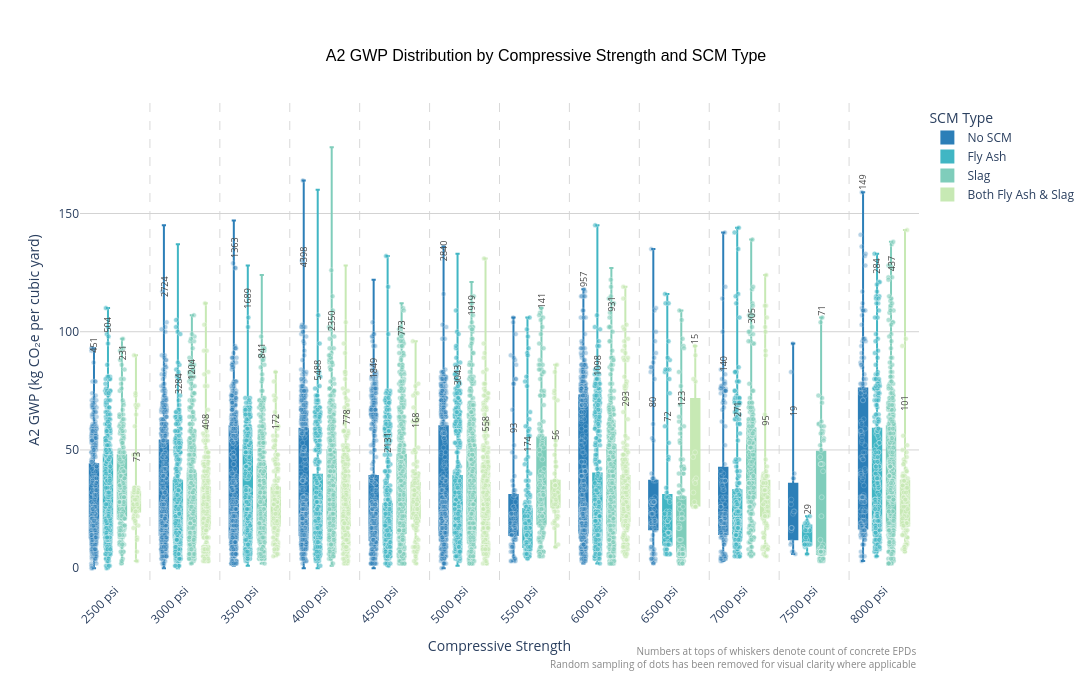

The code cell stored with this chart in its notebook:
### Code cell
fig_a2 = go.Figure()
rng_a2 = np.random.default_rng(seed=42)

# --- Box traces ---
for scm_type, color in zip(scm_plot_order, colors):
    subset   = df_plot[df_plot['scm_type'] == scm_type]
    x_values = [strength_to_idx[s] + offsets_map[scm_type]
                for s in subset['Compressive_Strength']]

    fig_a2.add_trace(go.Box(
        x=x_values,
        y=subset['gwp_a2_rounded'],
        name=scm_type,
        marker_color=color,
        line_color=color,
        fillcolor=color,
        boxpoints=False,
        width=box_width * 0.6,
        marker=dict(size=5, opacity=0.6, line=dict(width=0.5, color='white')),
        customdata=subset[['Mix Label']].values,
        hovertemplate='<b>%{customdata[0]}</b><br>A2 GWP: %{y} kg CO₂e/cy<extra>' + scm_type + '</extra>',
    ))

# --- Scatter dot traces ---
for scm_type, color in zip(scm_plot_order, colors):
    subset    = df_plot[df_plot['scm_type'] == scm_type]
    is_no_scm = (scm_type == 'No SCM')
    sampled_x, sampled_y, sampled_names = [], [], []

    for strength in strength_order:
        bucket = subset[subset['Compressive_Strength'] == strength]
        n = min(MAX_DOTS_PER_BUCKET, len(bucket))
        if n == 0:
            continue
        sample = bucket.sample(n=n, random_state=42) if n < len(bucket) else bucket
        x_center = strength_to_idx[strength] + offsets_map[scm_type]
        jitter = rng_a2.uniform(-POINT_JITTER_WIDTH, POINT_JITTER_WIDTH, n)
        sampled_x.extend(x_center + jitter)
        sampled_y.extend(sample['gwp_a2_rounded'].values)
        sampled_names.extend(sample['Mix Label'].values)

    opacity = 0.35 if is_no_scm else 0.6
    fig_a2.add_trace(go.Scatter(
        x=sampled_x,
        y=sampled_y,
        mode='markers',
        marker=dict(color=color, size=5, opacity=opacity,
                    line=dict(width=0.5, color='white')),
        customdata=[[n] for n in sampled_names],
        hovertemplate='<b>%{customdata[0]}</b><br>A2 GWP: %{y} kg CO₂e/cy<extra>' + scm_type + '</extra>',
        showlegend=False,
        name=scm_type + ' (dots)',
    ))

# --- Count annotations ---
for scm_type in scm_plot_order:
    for strength in strength_order:
        subset = df_plot[
            (df_plot['scm_type'] == scm_type) &
            (df_plot['Compressive_Strength'] == strength)
        ]
        if len(subset) == 0:
            continue

        count = len(subset)
        vals = subset['gwp_a2_rounded'].dropna()
        if len(vals) == 0:
            continue
        q1, q3 = vals.quantile(0.25), vals.quantile(0.75)
        whisker_top = min(q3 + 1.5 * (q3 - q1), vals.max())

        fig_a2.add_annotation(
            x=strength_to_idx[strength] + offsets_map[scm_type],
            y=whisker_top,
            text=str(count),
            textangle=-90,
            showarrow=False,
            yanchor='bottom',
            font=dict(size=9, color='#444444'),
            xref='x', yref='y',
        )

# --- Footnotes ---
fig_a2.add_annotation(
    text=(
        'Numbers at tops of whiskers denote count of concrete EPDs<br>'
        'Random sampling of dots has been removed for visual clarity where applicable'
    ),
    xref='paper', yref='paper',
    x=1.0, y=-0.13,
    xanchor='right', yanchor='top',
    showarrow=False,
    font=dict(size=10, color='#888888'),
    align='right',
)

# --- Vertical separators ---
y_min_a2 = df_plot['gwp_a2_rounded'].min()
y_max_a2 = df_plot['gwp_a2_rounded'].max()

for i in range(len(strength_order) - 1):
    fig_a2.add_shape(
        type='line',
        x0=i + 0.5, y0=y_min_a2 - 5,
        x1=i + 0.5, y1=y_max_a2 + 20,
        line=dict(color='rgba(128,128,128,0.3)', width=1, dash='dash'),
        layer='below'
    )

# --- Axes ---
fig_a2.update_xaxes(
    tickvals=list(range(len(strength_order))),
    ticktext=[f'{int(s)} psi' for s in strength_order],
    tickangle=-45,
    title_text='Compressive Strength',
    range=[-0.5, len(strength_order) - 0.5],
)

fig_a2.update_yaxes(
    title_text='A2 GWP (kg CO₂e per cubic yard)',
    showgrid=True,
    gridcolor='lightgrey',
    range=[y_min_a2 - 5, y_max_a2 + 20],
)

fig_a2.update_layout(
    title={
        'text': 'A2 GWP Distribution by Compressive Strength and SCM Type',
        'x': 0.5, 'xanchor': 'center', 'yanchor': 'top',
        'font': {'size': 16, 'family': 'Arial', 'color': 'black'},
    },
    plot_bgcolor='white',
    paper_bgcolor='white',
    height=700,
    width=1400,
    margin=dict(b=120),
    legend={
        'title': 'SCM Type',
        'orientation': 'v',
        'yanchor': 'top', 'y': 0.99,
        'xanchor': 'left', 'x': 1.01,
    },
)

fig_a2.show()

### Figure 1 — Plotly figure (JSON) as saved in the notebook; plotly's stock layout.template omitted (floating-point values rounded to 4 significant figures; data arrays with more than 128 entries replaced by an {"elided": "..."} marker saying what was removed)
{"data": [{"boxpoints": false, "customdata": {"elided": "15063x1 str values"}, "fillcolor": "#2c7fb8", "hovertemplate": "<b>%{customdata[0]}</b><br>A2 GWP: %{y} kg CO₂e/cy<extra>No SCM</extra>", "line": {"color": "#2c7fb8"}, "marker": {"color": "#2c7fb8", "line": {"color": "white", "width": 0.5}, "opacity": 0.6, "size": 5}, "name": "No SCM", "type": "box", "width": 0.12, "x": {"elided": "15063 float values"}, "y": {"elided": "15063 float values"}}, {"boxpoints": false, "customdata": {"elided": "18067x1 str values"}, "fillcolor": "#41b6c4", "hovertemplate": "<b>%{customdata[0]}</b><br>A2 GWP: %{y} kg CO₂e/cy<extra>Fly Ash</extra>", "line": {"color": "#41b6c4"}, "marker": {"color": "#41b6c4", "line": {"color": "white", "width": 0.5}, "opacity": 0.6, "size": 5}, "name": "Fly Ash", "type": "box", "width": 0.12, "x": {"elided": "18067 float values"}, "y": {"elided": "18067 float values"}}, {"boxpoints": false, "customdata": {"elided": "9326x1 str values"}, "fillcolor": "#7fcdbb", "hovertemplate": "<b>%{customdata[0]}</b><br>A2 GWP: %{y} kg CO₂e/cy<extra>Slag</extra>", "line": {"color": "#7fcdbb"}, "marker": {"color": "#7fcdbb", "line": {"color": "white", "width": 0.5}, "opacity": 0.6, "size": 5}, "name": "Slag", "type": "box", "width": 0.12, "x": {"elided": "9326 float values"}, "y": {"elided": "9326 float values"}}, {"boxpoints": false, "customdata": {"elided": "2717x1 str values"}, "fillcolor": "#c7e9b4", "hovertemplate": "<b>%{customdata[0]}</b><br>A2 GWP: %{y} kg CO₂e/cy<extra>Both Fly Ash & Slag</extra>", "line": {"color": "#c7e9b4"}, "marker": {"color": "#c7e9b4", "line": {"color": "white", "width": 0.5}, "opacity": 0.6, "size": 5}, "name": "Both Fly Ash & Slag", "type": "box", "width": 0.12, "x": {"elided": "2717 float values"}, "y": {"elided": "2717 float values"}}, {"customdata": {"elided": "4532x1 str values"}, "hovertemplate": "<b>%{customdata[0]}</b><br>A2 GWP: %{y} kg CO₂e/cy<extra>No SCM</extra>", "marker": {"color": "#2c7fb8", "line": {"color": "white", "width": 0.5}, "opacity": 0.35, "size": 5}, "mode": "markers", "name": "No SCM (dots)", "showlegend": false, "type": "scatter", "x": {"elided": "4532 float values"}, "y": {"elided": "4532 int values"}}, {"customdata": {"elided": "4934x1 str values"}, "hovertemplate": "<b>%{customdata[0]}</b><br>A2 GWP: %{y} kg CO₂e/cy<extra>Fly Ash</extra>", "marker": {"color": "#41b6c4", "line": {"color": "white", "width": 0.5}, "opacity": 0.6, "size": 5}, "mode": "markers", "name": "Fly Ash (dots)", "showlegend": false, "type": "scatter", "x": {"elided": "4934 float values"}, "y": {"elided": "4934 int values"}}, {"customdata": {"elided": "4908x1 str values"}, "hovertemplate": "<b>%{customdata[0]}</b><br>A2 GWP: %{y} kg CO₂e/cy<extra>Slag</extra>", "marker": {"color": "#7fcdbb", "line": {"color": "white", "width": 0.5}, "opacity": 0.6, "size": 5}, "mode": "markers", "name": "Slag (dots)", "showlegend": false, "type": "scatter", "x": {"elided": "4908 float values"}, "y": {"elided": "4908 int values"}}, {"customdata": {"elided": "2539x1 str values"}, "hovertemplate": "<b>%{customdata[0]}</b><br>A2 GWP: %{y} kg CO₂e/cy<extra>Both Fly Ash & Slag</extra>", "marker": {"color": "#c7e9b4", "line": {"color": "white", "width": 0.5}, "opacity": 0.6, "size": 5}, "mode": "markers", "name": "Both Fly Ash & Slag (dots)", "showlegend": false, "type": "scatter", "x": {"elided": "2539 float values"}, "y": {"elided": "2539 int values"}}], "layout": {"annotations": [{"font": {"color": "#444444", "size": 9}, "showarrow": false, "text": "451", "textangle": -90, "x": -0.3, "xref": "x", "y": 90.5, "yanchor": "bottom", "yref": "y"}, {"font": {"color": "#444444", "size": 9}, "showarrow": false, "text": "2724", "textangle": -90, "x": 0.7, "xref": "x", "y": 114, "yanchor": "bottom", "yref": "y"}, {"font": {"color": "#444444", "size": 9}, "showarrow": false, "text": "1363", "textangle": -90, "x": 1.7, "xref": "x", "y": 130.5, "yanchor": "bottom", "yref": "y"}, {"font": {"color": "#444444", "size": 9}, "showarrow": false, "text": "4398", "textangle": -90, "x": 2.7, "xref": "x", "y": 126.5, "yanchor": "bottom", "yref": "y"}, {"font": {"color": "#444444", "size": 9}, "showarrow": false, "text": "1849", "textangle": -90, "x": 3.7, "xref": "x", "y": 79.5, "yanchor": "bottom", "yref": "y"}, {"font": {"color": "#444444", "size": 9}, "showarrow": false, "text": "2840", "textangle": -90, "x": 4.7, "xref": "x", "y": 129, "yanchor": "bottom", "yref": "y"}, {"font": {"color": "#444444", "size": 9}, "showarrow": false, "text": "93", "textangle": -90, "x": 5.7, "xref": "x", "y": 56.5, "yanchor": "bottom", "yref": "y"}, {"font": {"color": "#444444", "size": 9}, "showarrow": false, "text": "957", "textangle": -90, "x": 6.7, "xref": "x", "y": 118, "yanchor": "bottom", "yref": "y"}, {"font": {"color": "#444444", "size": 9}, "showarrow": false, "text": "80", "textangle": -90, "x": 7.7, "xref": "x", "y": 67.38, "yanchor": "bottom", "yref": "y"}, {"font": {"color": "#444444", "size": 9}, "showarrow": false, "text": "140", "textangle": -90, "x": 8.7, "xref": "x", "y": 82.25, "yanchor": "bottom", "yref": "y"}, {"font": {"color": "#444444", "size": 9}, "showarrow": false, "text": "19", "textangle": -90, "x": 9.7, "xref": "x", "y": 63.5, "yanchor": "bottom", "yref": "y"}, {"font": {"color": "#444444", "size": 9}, "showarrow": false, "text": "149", "textangle": -90, "x": 10.7, "xref": "x", "y": 159, "yanchor": "bottom", "yref": "y"}, {"font": {"color": "#444444", "size": 9}, "showarrow": false, "text": "504", "textangle": -90, "x": -0.1, "xref": "x", "y": 99, "yanchor": "bottom", "yref": "y"}, {"font": {"color": "#444444", "size": 9}, "showarrow": false, "text": "3284", "textangle": -90, "x": 0.9, "xref": "x", "y": 73, "yanchor": "bottom", "yref": "y"}, {"font": {"color": "#444444", "size": 9}, "showarrow": false, "text": "1689", "textangle": -90, "x": 1.9, "xref": "x", "y": 109, "yanchor": "bottom", "yref": "y"}, {"font": {"color": "#444444", "size": 9}, "showarrow": false, "text": "5488", "textangle": -90, "x": 2.9, "xref": "x", "y": 78.62, "yanchor": "bottom", "yref": "y"}, {"font": {"color": "#444444", "size": 9}, "showarrow": false, "text": "2131", "textangle": -90, "x": 3.9, "xref": "x", "y": 48, "yanchor": "bottom", "yref": "y"}, {"font": {"color": "#444444", "size": 9}, "showarrow": false, "text": "3043", "textangle": -90, "x": 4.9, "xref": "x", "y": 76.5, "yanchor": "bottom", "yref": "y"}, {"font": {"color": "#444444", "size": 9}, "showarrow": false, "text": "174", "textangle": -90, "x": 5.9, "xref": "x", "y": 48.38, "yanchor": "bottom", "yref": "y"}, {"font": {"color": "#444444", "size": 9}, "showarrow": false, "text": "1098", "textangle": -90, "x": 6.9, "xref": "x", "y": 80.5, "yanchor": "bottom", "yref": "y"}, {"font": {"color": "#444444", "size": 9}, "showarrow": false, "text": "72", "textangle": -90, "x": 7.9, "xref": "x", "y": 61.25, "yanchor": "bottom", "yref": "y"}, {"font": {"color": "#444444", "size": 9}, "showarrow": false, "text": "271", "textangle": -90, "x": 8.9, "xref": "x", "y": 63, "yanchor": "bottom", "yref": "y"}, {"font": {"color": "#444444", "size": 9}, "showarrow": false, "text": "29", "textangle": -90, "x": 9.9, "xref": "x", "y": 22, "yanchor": "bottom", "yref": "y"}, {"font": {"color": "#444444", "size": 9}, "showarrow": false, "text": "284", "textangle": -90, "x": 10.9, "xref": "x", "y": 123.5, "yanchor": "bottom", "yref": "y"}, {"font": {"color": "#444444", "size": 9}, "showarrow": false, "text": "231", "textangle": -90, "x": 0.1, "xref": "x", "y": 87.25, "yanchor": "bottom", "yref": "y"}, {"font": {"color": "#444444", "size": 9}, "showarrow": false, "text": "1204", "textangle": -90, "x": 1.1, "xref": "x", "y": 79, "yanchor": "bottom", "yref": "y"}, {"font": {"color": "#444444", "size": 9}, "showarrow": false, "text": "841", "textangle": -90, "x": 2.1, "xref": "x", "y": 88, "yanchor": "bottom", "yref": "y"}, {"font": {"color": "#444444", "size": 9}, "showarrow": false, "text": "2350", "textangle": -90, "x": 3.1, "xref": "x", "y": 99.5, "yanchor": "bottom", "yref": "y"}, {"font": {"color": "#444444", "size": 9}, "showarrow": false, "text": "773", "textangle": -90, "x": 4.1, "xref": "x", "y": 97.5, "yanchor": "bottom", "yref": "y"}, {"font": {"color": "#444444", "size": 9}, "showarrow": false, "text": "1919", "textangle": -90, "x": 5.1, "xref": "x", "y": 106, "yanchor": "bottom", "yref": "y"}, {"font": {"color": "#444444", "size": 9}, "showarrow": false, "text": "141", "textangle": -90, "x": 6.1, "xref": "x", "y": 109, "yanchor": "bottom", "yref": "y"}, {"font": {"color": "#444444", "size": 9}, "showarrow": false, "text": "931", "textangle": -90, "x": 7.1, "xref": "x", "y": 107.5, "yanchor": "bottom", "yref": "y"}, {"font": {"color": "#444444", "size": 9}, "showarrow": false, "text": "123", "textangle": -90, "x": 8.1, "xref": "x", "y": 67.5, "yanchor": "bottom", "yref": "y"}, {"font": {"color": "#444444", "size": 9}, "showarrow": false, "text": "305", "textangle": -90, "x": 9.1, "xref": "x", "y": 102.5, "yanchor": "bottom", "yref": "y"}, {"font": {"color": "#444444", "size": 9}, "showarrow": false, "text": "71", "textangle": -90, "x": 10.1, "xref": "x", "y": 106, "yanchor": "bottom", "yref": "y"}, {"font": {"color": "#444444", "size": 9}, "showarrow": false, "text": "437", "textangle": -90, "x": 11.1, "xref": "x", "y": 124.5, "yanchor": "bottom", "yref": "y"}, {"font": {"color": "#444444", "size": 9}, "showarrow": false, "text": "73", "textangle": -90, "x": 0.3, "xref": "x", "y": 44, "yanchor": "bottom", "yref": "y"}, {"font": {"color": "#444444", "size": 9}, "showarrow": false, "text": "408", "textangle": -90, "x": 1.3, "xref": "x", "y": 58, "yanchor": "bottom", "yref": "y"}, {"font": {"color": "#444444", "size": 9}, "showarrow": false, "text": "172", "textangle": -90, "x": 2.3, "xref": "x", "y": 58, "yanchor": "bottom", "yref": "y"}, {"font": {"color": "#444444", "size": 9}, "showarrow": false, "text": "778", "textangle": -90, "x": 3.3, "xref": "x", "y": 59.88, "yanchor": "bottom", "yref": "y"}, {"font": {"color": "#444444", "size": 9}, "showarrow": false, "text": "168", "textangle": -90, "x": 4.3, "xref": "x", "y": 58.5, "yanchor": "bottom", "yref": "y"}, {"font": {"color": "#444444", "size": 9}, "showarrow": false, "text": "558", "textangle": -90, "x": 5.3, "xref": "x", "y": 57, "yanchor": "bottom", "yref": "y"}, {"font": {"color": "#444444", "size": 9}, "showarrow": false, "text": "56", "textangle": -90, "x": 6.3, "xref": "x", "y": 53.5, "yanchor": "bottom", "yref": "y"}, {"font": {"color": "#444444", "size": 9}, "showarrow": false, "text": "293", "textangle": -90, "x": 7.3, "xref": "x", "y": 67.5, "yanchor": "bottom", "yref": "y"}, {"font": {"color": "#444444", "size": 9}, "showarrow": false, "text": "15", "textangle": -90, "x": 8.3, "xref": "x", "y": 94, "yanchor": "bottom", "yref": "y"}, {"font": {"color": "#444444", "size": 9}, "showarrow": false, "text": "95", "textangle": -90, "x": 9.3, "xref": "x", "y": 59.5, "yanchor": "bottom", "yref": "y"}, {"font": {"color": "#444444", "size": 9}, "showarrow": false, "text": "101", "textangle": -90, "x": 11.3, "xref": "x", "y": 65.5, "yanchor": "bottom", "yref": "y"}, {"align": "right", "font": {"color": "#888888", "size": 10}, "showarrow": false, "text": "Numbers at tops of whiskers denote count of concrete EPDs<br>Random sampling of dots has been removed for visual clarity where applicable", "x": 1, "xanchor": "right", "xref": "paper", "y": -0.13, "yanchor": "top", "yref": "paper"}], "height": 700, "legend": {"orientation": "v", "title": {"text": "SCM Type"}, "x": 1.01, "xanchor": "left", "y": 0.99, "yanchor": "top"}, "margin": {"b": 120}, "paper_bgcolor": "white", "plot_bgcolor": "white", "shapes": [{"layer": "below", "line": {"color": "rgba(128,128,128,0.3)", "dash": "dash", "width": 1}, "type": "line", "x0": 0.5, "x1": 0.5, "y0": -5, "y1": 198}, {"layer": "below", "line": {"color": "rgba(128,128,128,0.3)", "dash": "dash", "width": 1}, "type": "line", "x0": 1.5, "x1": 1.5, "y0": -5, "y1": 198}, {"layer": "below", "line": {"color": "rgba(128,128,128,0.3)", "dash": "dash", "width": 1}, "type": "line", "x0": 2.5, "x1": 2.5, "y0": -5, "y1": 198}, {"layer": "below", "line": {"color": "rgba(128,128,128,0.3)", "dash": "dash", "width": 1}, "type": "line", "x0": 3.5, "x1": 3.5, "y0": -5, "y1": 198}, {"layer": "below", "line": {"color": "rgba(128,128,128,0.3)", "dash": "dash", "width": 1}, "type": "line", "x0": 4.5, "x1": 4.5, "y0": -5, "y1": 198}, {"layer": "below", "line": {"color": "rgba(128,128,128,0.3)", "dash": "dash", "width": 1}, "type": "line", "x0": 5.5, "x1": 5.5, "y0": -5, "y1": 198}, {"layer": "below", "line": {"color": "rgba(128,128,128,0.3)", "dash": "dash", "width": 1}, "type": "line", "x0": 6.5, "x1": 6.5, "y0": -5, "y1": 198}, {"layer": "below", "line": {"color": "rgba(128,128,128,0.3)", "dash": "dash", "width": 1}, "type": "line", "x0": 7.5, "x1": 7.5, "y0": -5, "y1": 198}, {"layer": "below", "line": {"color": "rgba(128,128,128,0.3)", "dash": "dash", "width": 1}, "type": "line", "x0": 8.5, "x1": 8.5, "y0": -5, "y1": 198}, {"layer": "below", "line": {"color": "rgba(128,128,128,0.3)", "dash": "dash", "width": 1}, "type": "line", "x0": 9.5, "x1": 9.5, "y0": -5, "y1": 198}, {"layer": "below", "line": {"color": "rgba(128,128,128,0.3)", "dash": "dash", "width": 1}, "type": "line", "x0": 10.5, "x1": 10.5, "y0": -5, "y1": 198}], "title": {"font": {"color": "black", "family": "Arial", "size": 16}, "text": "A2 GWP Distribution by Compressive Strength and SCM Type", "x": 0.5, "xanchor": "center", "yanchor": "top"}, "width": 1400, "xaxis": {"range": [-0.5, 11.5], "tickangle": -45, "ticktext": ["2500 psi", "3000 psi", "3500 psi", "4000 psi", "4500 psi", "5000 psi", "5500 psi", "6000 psi", "6500 psi", "7000 psi", "7500 psi", "8000 psi"], "tickvals": [0, 1, 2, 3, 4, 5, 6, 7, 8, 9, 10, 11], "title": {"text": "Compressive Strength"}}, "yaxis": {"gridcolor": "lightgrey", "range": [-5, 198], "showgrid": true, "title": {"text": "A2 GWP (kg CO₂e per cubic yard)"}}}}
